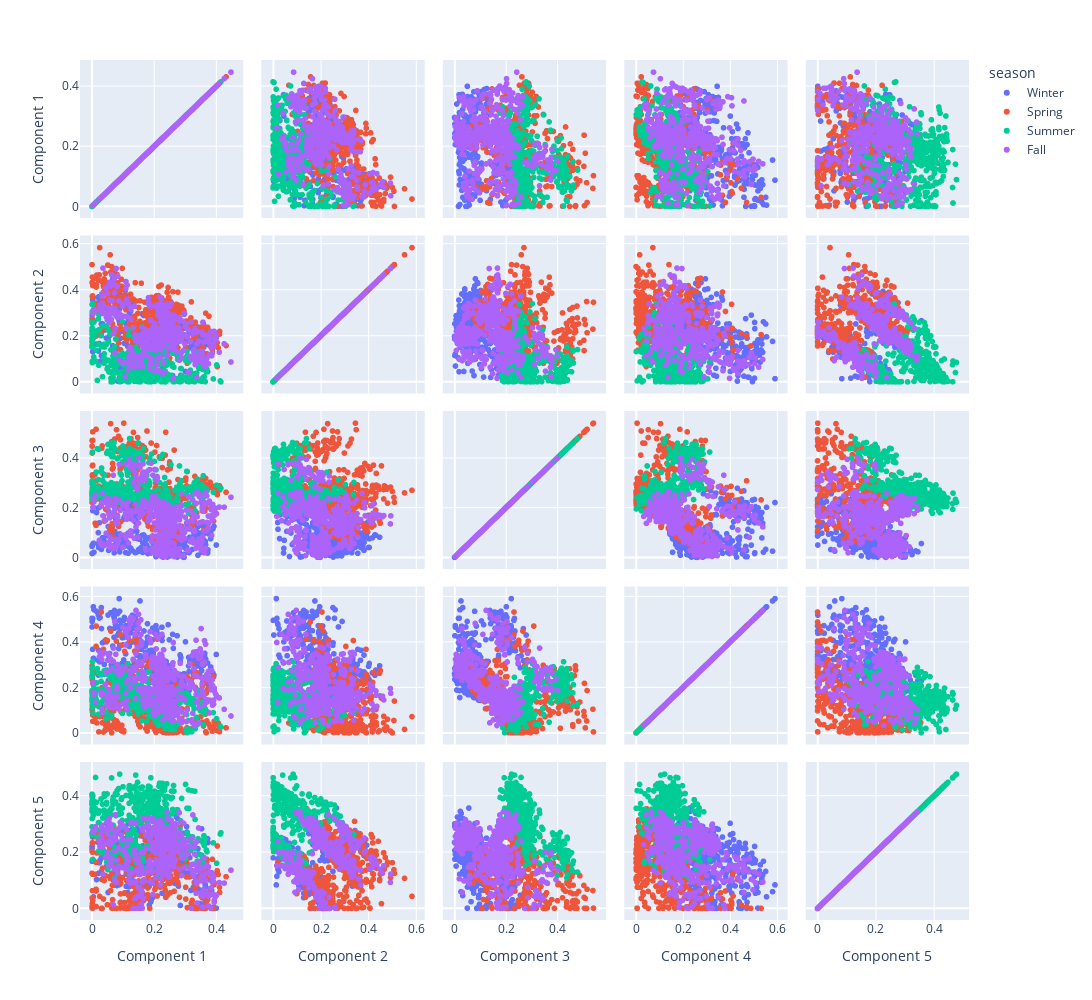

The code cell stored with this chart in its notebook:
### Code cell
dimensions = [f'Component {k+1}' for k in range(n_components)]
height, width = 1000, 1100

fig = px.scatter_matrix(W, dimensions=dimensions, hover_name=W.index, color='season')
fig.update_layout(height=height, width=width)
fig.update_traces(selected=dict(marker=dict(color='yellow')))
fig.show()

### Figure 1 — Plotly figure (JSON) as saved in the notebook; plotly's stock layout.template omitted (floating-point values rounded to 4 significant figures; data arrays with more than 128 entries replaced by an {"elided": "..."} marker saying what was removed)
{"data": [{"dimensions": [{"axis": {"matches": true}, "label": "Component 1", "values": {"elided": "451 float values"}}, {"axis": {"matches": true}, "label": "Component 2", "values": {"elided": "451 float values"}}, {"axis": {"matches": true}, "label": "Component 3", "values": {"elided": "451 float values"}}, {"axis": {"matches": true}, "label": "Component 4", "values": {"elided": "451 float values"}}, {"axis": {"matches": true}, "label": "Component 5", "values": {"elided": "451 float values"}}], "hovertemplate": "<b>%{hovertext}</b><br><br>season=Winter<br>%{xaxis.title.text}=%{x}<br>%{yaxis.title.text}=%{y}<extra></extra>", "hovertext": {"elided": "451 str values"}, "legendgroup": "Winter", "marker": {"color": "#636efa", "symbol": "circle"}, "name": "Winter", "selected": {"marker": {"color": "yellow"}}, "showlegend": true, "type": "splom"}, {"dimensions": [{"axis": {"matches": true}, "label": "Component 1", "values": {"elided": "460 float values"}}, {"axis": {"matches": true}, "label": "Component 2", "values": {"elided": "460 float values"}}, {"axis": {"matches": true}, "label": "Component 3", "values": {"elided": "460 float values"}}, {"axis": {"matches": true}, "label": "Component 4", "values": {"elided": "460 float values"}}, {"axis": {"matches": true}, "label": "Component 5", "values": {"elided": "460 float values"}}], "hovertemplate": "<b>%{hovertext}</b><br><br>season=Spring<br>%{xaxis.title.text}=%{x}<br>%{yaxis.title.text}=%{y}<extra></extra>", "hovertext": {"elided": "460 str values"}, "legendgroup": "Spring", "marker": {"color": "#EF553B", "symbol": "circle"}, "name": "Spring", "selected": {"marker": {"color": "yellow"}}, "showlegend": true, "type": "splom"}, {"dimensions": [{"axis": {"matches": true}, "label": "Component 1", "values": {"elided": "460 float values"}}, {"axis": {"matches": true}, "label": "Component 2", "values": {"elided": "460 float values"}}, {"axis": {"matches": true}, "label": "Component 3", "values": {"elided": "460 float values"}}, {"axis": {"matches": true}, "label": "Component 4", "values": {"elided": "460 float values"}}, {"axis": {"matches": true}, "label": "Component 5", "values": {"elided": "460 float values"}}], "hovertemplate": "<b>%{hovertext}</b><br><br>season=Summer<br>%{xaxis.title.text}=%{x}<br>%{yaxis.title.text}=%{y}<extra></extra>", "hovertext": {"elided": "460 str values"}, "legendgroup": "Summer", "marker": {"color": "#00cc96", "symbol": "circle"}, "name": "Summer", "selected": {"marker": {"color": "yellow"}}, "showlegend": true, "type": "splom"}, {"dimensions": [{"axis": {"matches": true}, "label": "Component 1", "values": {"elided": "455 float values"}}, {"axis": {"matches": true}, "label": "Component 2", "values": {"elided": "455 float values"}}, {"axis": {"matches": true}, "label": "Component 3", "values": {"elided": "455 float values"}}, {"axis": {"matches": true}, "label": "Component 4", "values": {"elided": "455 float values"}}, {"axis": {"matches": true}, "label": "Component 5", "values": {"elided": "455 float values"}}], "hovertemplate": "<b>%{hovertext}</b><br><br>season=Fall<br>%{xaxis.title.text}=%{x}<br>%{yaxis.title.text}=%{y}<extra></extra>", "hovertext": {"elided": "455 str values"}, "legendgroup": "Fall", "marker": {"color": "#ab63fa", "symbol": "circle"}, "name": "Fall", "selected": {"marker": {"color": "yellow"}}, "showlegend": true, "type": "splom"}], "layout": {"dragmode": "select", "height": 1000, "legend": {"title": {"text": "season"}, "tracegroupgap": 0}, "margin": {"t": 60}, "width": 1100}}
